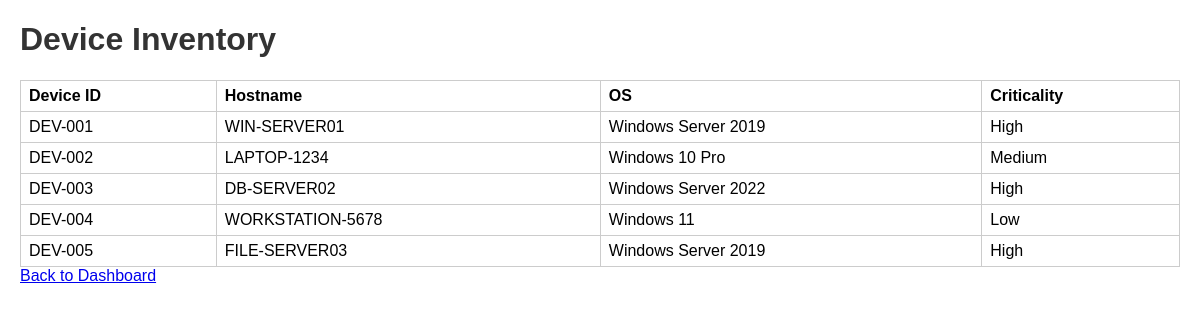
/devices, run on the app's committed database.
### tables this page shows
CREATE TABLE Devices (
    device_id TEXT PRIMARY KEY,
    hostname TEXT NOT NULL,
    os TEXT,
    criticality TEXT
);

### main.py (the view)
@app.get("/devices")
def devices(request: Request):
    conn = get_connection()
    cur = conn.cursor()
    cur.execute("SELECT * FROM Devices")
    devices = [dict(r) for r in cur.fetchall()]
    conn.close()
    return templates.TemplateResponse("devices.html", {"request": request, "devices": devices})

### templates/devices.html (shortened to what this page needs)
<!DOCTYPE html>
<html>
<head>
    <link rel="stylesheet" href="/static/styles.css">
</head>
<body>
<h1>Device Inventory</h1>
<table>
    <tr>
        <th>Device ID</th>
        <th>Hostname</th>
        <th>OS</th>
        <th>Criticality</th>
    </tr>
    {% for d in devices %}
    <tr>
        <td>{{ d.device_id }}</td>
        <td>{{ d.hostname }}</td>
        <td>{{ d.os }}</td>
        <td>{{ d.criticality }}</td>
    </tr>
    {% else %}
    <tr>
        <td colspan="4">No devices found. Please ingest data first.</td>
    </tr>
    {% endfor %}
</table>
<a href="/dashboard">Back to Dashboard</a>
</body>
</html>

### static/styles.css (style rules this page uses)
body { font-family: Arial, sans-serif; margin: 20px; }
h1, h2 { color: #333; }
table { border-collapse: collapse; width: 100%; margin-top: 15px; }
th, td { border: 1px solid #ccc; padding: 6px 8px; text-align: left; }

### data on the page
Devices: device_id "DEV-001", hostname "WIN-SERVER01", os "Windows Server 2019", criticality "High"
Devices: device_id "DEV-002", hostname "LAPTOP-1234", os "Windows 10 Pro", criticality "Medium"
Devices: device_id "DEV-003", hostname "DB-SERVER02", os "Windows Server 2022", criticality "High"
Devices: device_id "DEV-004", hostname "WORKSTATION-5678", os "Windows 11", criticality "Low"
Devices: device_id "DEV-005", hostname "FILE-SERVER03", os "Windows Server 2019", criticality "High"
